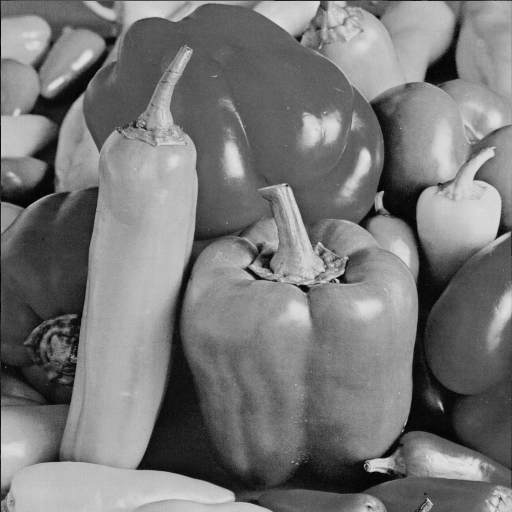
%> input picture peppers512x512.tif, 512 x 512 px
$ octave GenerateAllFiguresforpaper.m   (GNU Octave 9; MATLAB toolbox functions it lacks are replaced by stand-ins)
%> lines starting %> are read from the running program, lines starting %| are printed output that depends on the picture
### Functions/GenerateImage.m
function [B,X] = GenerateImage(Ac,Ar, varargin)
%%
% Generate a blurred image depending on Ac and Ar
% Note all images are scaled to max of Btrue since Btrue scaled to max 1
%
% Inputs
%
% Ac:  A= Ar cross Ac
% Ar:  A= Ar cross Ac
% varargin{1}:
%   read in an image with name varargin{1} if a character
%   image might be in varargin{1} when not a character
%   otherwise use a standard shapes image if varargin not provided
%
% Outputs
%
% B : the blurred image B = Ac X Ar'
% X:  the image used
%
% Update October 6, 2023.
% Copyright: Salina Bermudez and Rosemary Renaut
%
%%
m=size(Ac,1);
n=size(Ar,1);
if nargin >= 3 % read in an image
    if ischar(varargin{1})
        X = imread(varargin{1});
        X = double(im2gray(X));
        X = double(im2gray(X)+1)/max(X(:));
    else
        X = varargin{1};
    end
    [mX,nX]=size(X);
    if m<mX % try to take from center of image
        dm=floor((mX-m)/2);
        X=X(dm+1:dm+m,:);
    end
    if n<nX
         dn=floor((nX-n)/2);
        X=X(:,dn+1:n+dn);
    end
end
if nargin<3 ||  isempty(X) %standard image of circles and squares
    X = zeros(m,n);
    I = round(m/5):round(3*m/5);
    J = round(n/5):round(3*n/5);
    X(I,J) = 0.5;
    for i=1:m
        for j=1:n
            if (i-round(3*m/5))^2+(j-round(5*n/8))^2 < round(max(m,n)/5)^2
                X(i,j) = 1;
            end
        end
    end
end
X=X/max(X(:));
B=Ac*X*Ar' ;
X=X/max(B(:));
B=B/max(B(:));
end

### Functions/BlurOperator.m
function [Ac,Ar,varargout] = BlurOperator(varargin)
%%
% Generate the matrices for blurring an image used in the paper
% Inputs
%
% varargin{1} : m default is 64
% varargin{2} : n default is 64
% varargin{3} : bl: default is 1 the blurring operator to choose 1 or 2
% varargin{4} : 0 or (1) showimages -default is to look at the PSF
%
% Outputs
%
% Ac:  A= Ar cross Ac
% Ar:  A= Ar cross Ac
% varargout{1} : PSF for plotting
%
% Update October 8, 2023.
% Copyright: Salina Bermudez and Rosemary Renaut
%
%%
if nargin<1 m=64;  else m=varargin{1};end
if nargin<2 n=64;   else n=varargin{2};end
if nargin<3 bl=1;    else bl=varargin{3};end
if nargin<4 showimages=1; else showimages=varargin{4};end
if isempty(m) m=64;end
if isempty(n)  n=64;end
if isempty(bl) bl=1; end
% The blurring operators
dx=1/(m-1);
c=dx*(0:m-1);
dx=1/(n-1);
r=dx*(0:n-1);
sigmac=.01;
switch bl
    case 2 % asymmetric
        sigmar=.02; % for the results in the paper asymmetric blur
    case 1 % symmetric
        sigmar=sigmac;% for the results in the paper symmetric blur
    otherwise
        error('bl is 1 or 2 only ')
end
c=exp(-(c.^2)/(2*sigmac^2));
c(c<1e-4)=0;
r=exp(-(r.^2)/(2*sigmar^2));
r(r<1e-4)=0;
c=c/(2*sum(c)-c(1));
r=r/(2*sum(r)-r(1));
Ac = toeplitz(c(1:m));
Ar=toeplitz(r(1:n));
X=zeros(m,n);
X(floor(m/2),floor(n/2))=1;
PSF=Ac*X*Ar';
if nargout>2
    varargout{1}=PSF;
end
if showimages
    figure, imagesc(PSF);axis image,axis off,colorbar
end
end

### GenerateAllFiguresforpaper.m
% Set up to examine one image with symmetric blur
% record keeping
% Figure 1 for blurred and noisy images with nl=3 for SNR=40
% Figure 2 for same images reconstructed with truncation guess
clearvars, close all
fprintf('Starting up learning project...\n')
directory = pwd;
if isempty(strfind(directory,'renaut'))
    image_directory = '/Users/rosie/Documents/Current/texfiles/ResearchStudents/summerREU/RESEARCHSPRING2023Final/new images';
    functions_directory = '/Users/rosie/Documents/Current/texfiles/ResearchStudents/summerREU/RESEARCHSPRING2023Final/Functions';
else
   image_directory = '/Users/renaut/Documents/Current/texfiles/ResearchStudents/summerREU/RESEARCHSPRING2023Final/new images';
   functions_directory = '/Users/renaut/Documents/Current/texfiles/ResearchStudents/summerREU/RESEARCHSPRING2023Final/Functions';
end
fprintf('  Current directory:    %s \n', directory)
fprintf('  Setting path to images: %s \n', image_directory)
addpath(genpath(image_directory))
fprintf('  Setting path to functions: %s \n', functions_directory)
addpath(genpath(functions_directory))
fprintf('done.\n\n')
clearvars directory functions_directory image_directory
%% Turn off the toeplitz warning
warning('off','MATLAB:toeplitz:DiagonalConflict')
warning('off','MATLAB:Axes:NegativeDataInLogAxis')
x0=200;y0=200; width=800;height=400;
%% establish baseline markers and colors
markers = {'+', 'p', '<', '>', '*','d'};colors=hsv(10);
%%
m=512;n=512;bl=3;
noiseoptions={'gaussian','poisson','salt & pepper'}; %Noise types
labelim=['a','b','c'];
Ytest = 'peppers512x512.tif';
Xtest= double(im2gray(imread(Ytest))); %figure, imshow(X, [])
%> Xtest: size 512x512 double; min 0, max 227, mean 119.8; mean of the top-left, top-right, bottom-left and bottom-right quarters 118.6, 135, 119.9, 105.8
[mX,nX]=size(Xtest);
%> mX = 512; nX = 512
if mX>nX, X=transpose(Xtest); [mX,nX]=size(Xtest);end
if mX>m
    dm=floor((mX-m)/2)+1;
    X=X(dm:dm+m-1,:);
end
if nX>n
    dn=floor((nX-n)/2)+1;
    Xtest=Xtest(:, dn:dn+n-1);
end
[mX,nX]=size(Xtest);
%%
% Generate the true blurrred image and the operator
% Generate  the assymetric image needed later
% Need the plots of the psf for the paper
ct=2;
[Ac,Ar] = BlurOperator(m,n,2);
[BtrueAsym,Xtest] = GenerateImage(Ac,Ar, Xtest);
%> in GenerateImage, `X=X/max(X(:));`:
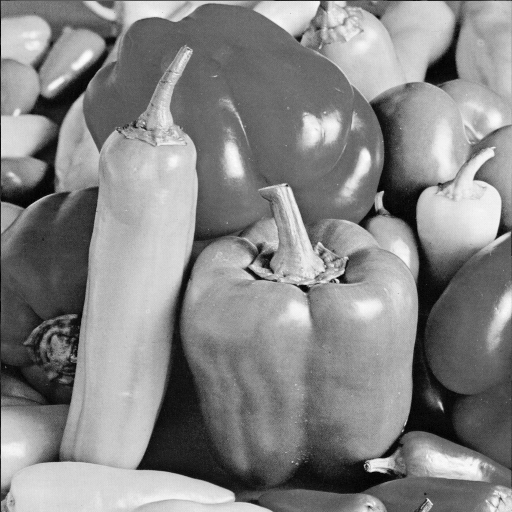
%> X: size 512x512 double; min 0, max 1, mean 0.528
%> in GenerateImage, `B=Ac*X*Ar' ;`:
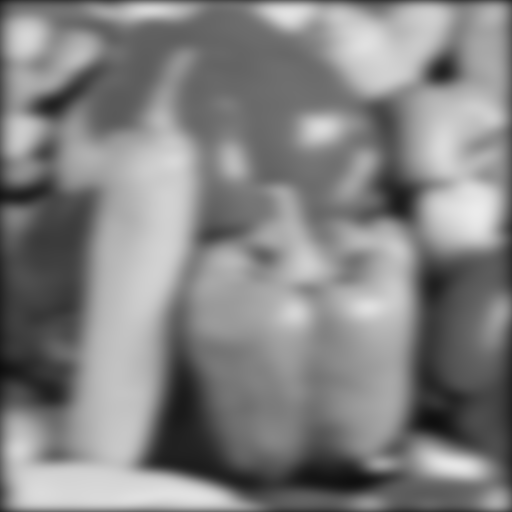
%> B: size 512x512 double; min 0.057, max 0.924, mean 0.515
colorbar off;
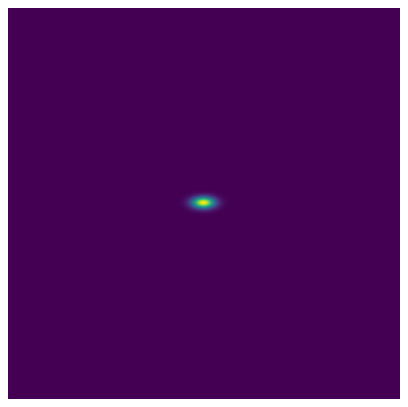
%> figure redrawn from the program's plot data
%> the run ends on the next line
figname=strcat('Figure',num2str(ct));fignameabc=strcat(figname,labelim(2))
print(fignameabc,'-depsc');print(fignameabc,'-djpeg')
% Now generate the symmetric image for the later plots
[Ac,Ar] = BlurOperator(m,n,bl);
